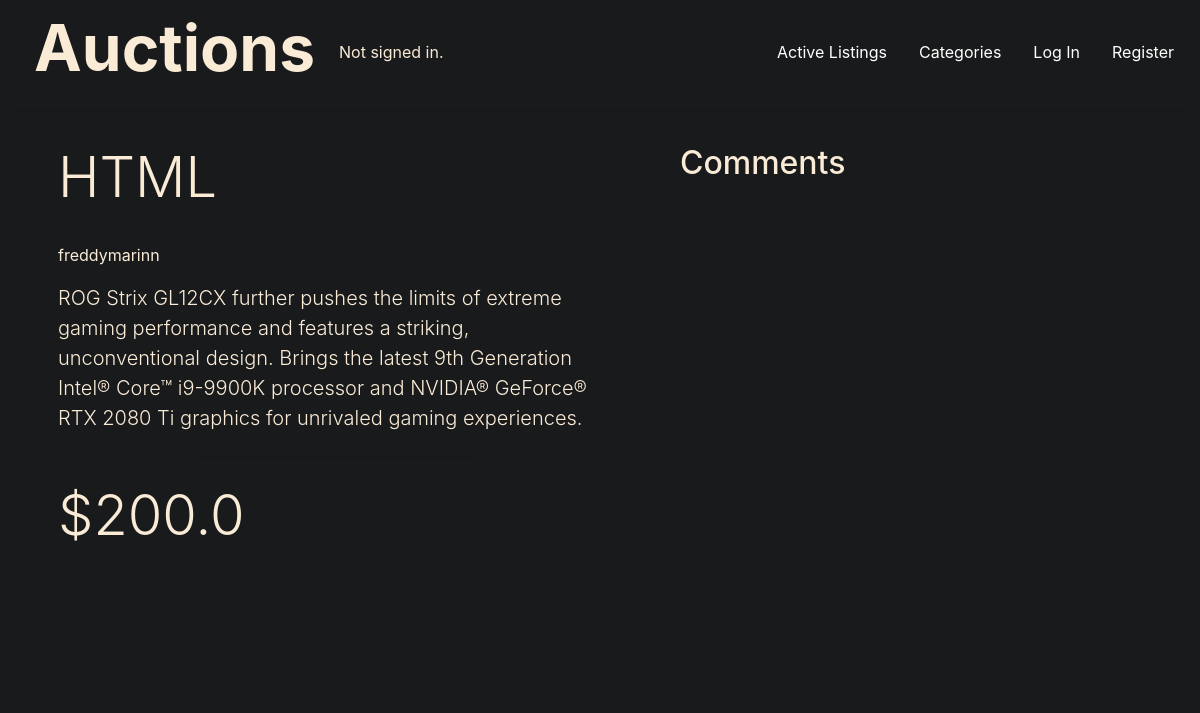
The app's page /listing/2, older data.
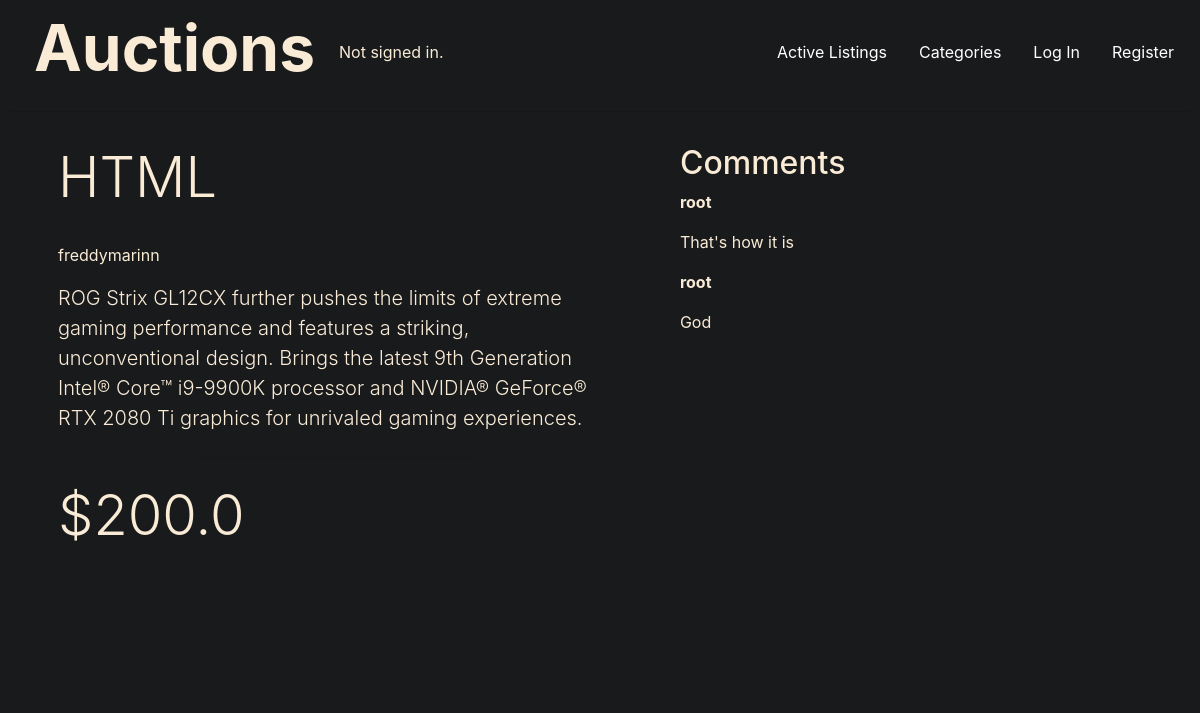
The same page, newer data.
### auctions/models.py (models this page shows, shortened)
class Comment(models.Model):
    author = models.ForeignKey(
        User, on_delete=models.CASCADE, blank=True, null=True, related_name="userComment")
    listing = models.ForeignKey(
        Listing, on_delete=models.CASCADE, blank=True, null=True, related_name="listingComment")
    comment = models.CharField(max_length=280, default="")

class User(AbstractUser):
    pass

### auctions/views.py (the view, shortened to what this page needs)
# urls.py: path("listing/<int:id>", views.listing, name="listing"),
def listing(request, id):
    listingData = get_object_or_404(Listing, pk=id)
    watchlistTrue = request.user in listingData.watchlist.all()
    listingComments = listingData.listingComment.all().order_by('-id')
    user = request.user
    currentBidder = listingData.latestBidder
    if request.method == "GET":
        return render(request, "auctions/listing.html", {
            "listing": listingData,
            "watchlistTrue": watchlistTrue,
            "listingComments": listingComments,
            "currentBidder": currentBidder,
            "currentUser": user,
            "isVoidAlert": False
        })

### auctions/templates/auctions/listing.html (shortened to what this page needs)
{% extends "auctions/layout.html" %} {% block body %}
<div class="d-flex">
    <section
    style="width: 100%"
    class="p-3 d-flex flex-wrap flex-row bd-highlight mb-3 justify-content-start"
    >
    <div class="jumbotron pt-0">
      <h1 class="display-4">{{listing.title}}</h1>
      <p>{{listing.owner}}</p>
      <p class="lead" style="min-width: 400px;">{{listing.description}}</p>
      <hr class="my-4 w-50" />
      <h4 class="display-4">${{listing.price}}</h4>
    </div>
  </section>
  <section style="width: 80%" class="p-3 mb-3 justify-content-start">
    <h2>Comments</h2>
     {%for comment in listingComments%}
    <p class="font-weight-bold">{{comment.author}}</p>
    <p>{{comment.comment}}</p>
    {%endfor%}
  </section>
</div>
{% endblock %}

Row changes from the older to the newer data that the page shows:
added Comment: author "root", comment "That's how it is"
added Comment: author "root", comment "God"
